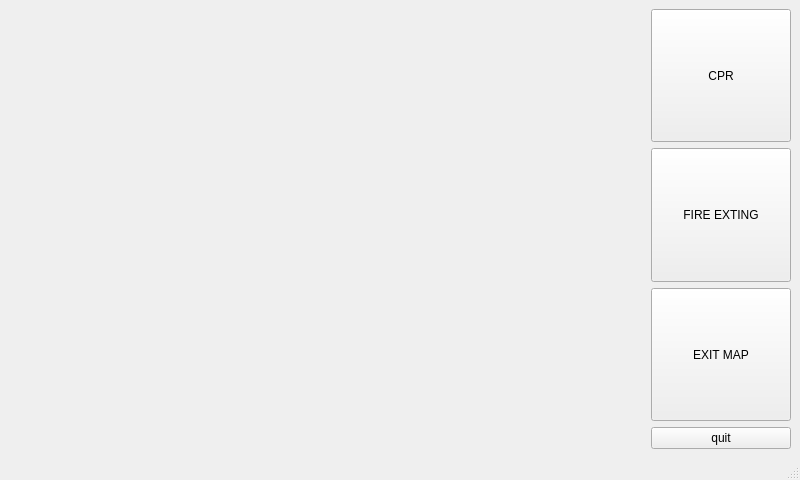
<?xml version="1.0" encoding="UTF-8"?>
<ui version="4.0">
 <class>MainWindow</class>
 <widget class="QMainWindow" name="MainWindow">
  <property name="geometry">
   <rect>
    <x>0</x>
    <y>0</y>
    <width>800</width>
    <height>480</height>
   </rect>
  </property>
  <property name="sizePolicy">
   <sizepolicy hsizetype="Fixed" vsizetype="Fixed">
    <horstretch>0</horstretch>
    <verstretch>0</verstretch>
   </sizepolicy>
  </property>
  <property name="windowTitle">
   <string>MainWindow</string>
  </property>
  <widget class="QWidget" name="centralwidget">
   <layout class="QGridLayout" name="gridLayout">
    <item row="2" column="1">
     <widget class="QPushButton" name="pushButton_2">
      <property name="sizePolicy">
       <sizepolicy hsizetype="Minimum" vsizetype="Expanding">
        <horstretch>0</horstretch>
        <verstretch>0</verstretch>
       </sizepolicy>
      </property>
      <property name="minimumSize">
       <size>
        <width>140</width>
        <height>0</height>
       </size>
      </property>
      <property name="text">
       <string>FIRE EXTING</string>
      </property>
     </widget>
    </item>
    <item row="3" column="1">
     <widget class="QPushButton" name="pushButton_3">
      <property name="sizePolicy">
       <sizepolicy hsizetype="Minimum" vsizetype="Expanding">
        <horstretch>0</horstretch>
        <verstretch>0</verstretch>
       </sizepolicy>
      </property>
      <property name="minimumSize">
       <size>
        <width>140</width>
        <height>0</height>
       </size>
      </property>
      <property name="text">
       <string>EXIT MAP</string>
      </property>
     </widget>
    </item>
    <item row="1" column="1">
     <widget class="QPushButton" name="pushButton">
      <property name="sizePolicy">
       <sizepolicy hsizetype="Minimum" vsizetype="Expanding">
        <horstretch>0</horstretch>
        <verstretch>0</verstretch>
       </sizepolicy>
      </property>
      <property name="minimumSize">
       <size>
        <width>140</width>
        <height>0</height>
       </size>
      </property>
      <property name="text">
       <string>CPR</string>
      </property>
     </widget>
    </item>
    <item row="4" column="1">
     <widget class="QPushButton" name="pushButton_4">
      <property name="text">
       <string>quit</string>
      </property>
     </widget>
    </item>
    <item row="1" column="0" rowspan="4">
     <widget class="QLabel" name="pic_label">
      <property name="sizePolicy">
       <sizepolicy hsizetype="Expanding" vsizetype="Preferred">
        <horstretch>0</horstretch>
        <verstretch>0</verstretch>
       </sizepolicy>
      </property>
      <property name="text">
       <string/>
      </property>
     </widget>
    </item>
   </layout>
  </widget>
  <widget class="QMenuBar" name="menubar">
   <property name="geometry">
    <rect>
     <x>0</x>
     <y>0</y>
     <width>800</width>
     <height>28</height>
    </rect>
   </property>
  </widget>
  <widget class="QStatusBar" name="statusbar"/>
 </widget>
 <resources/>
 <connections/>
</ui>
